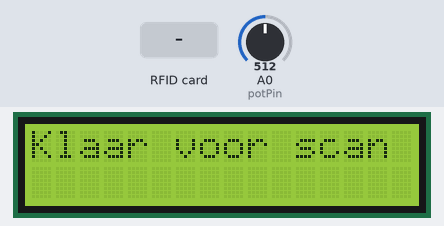
The sketch below on a simulated Arduino Uno, built with avr-gcc and run on an emulated ATmega328P. On the bench: 16×2 character LCD. The test bench sets the inputs (shaded band); at power-on: A0 (potPin) = 512.

Above: at 10.2 s.
10.3 s: RFID card A5 E2 55 D3 held to the reader
At 10.6 s:
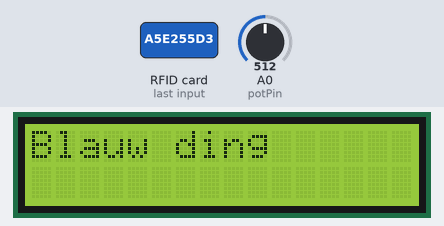
13.3 s: A0 (potPin) set to 716
At 13.7 s:
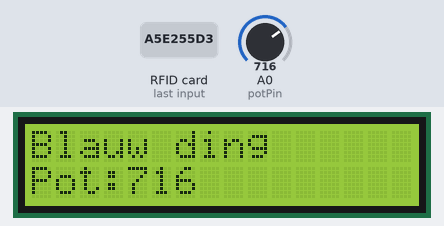
14.8 s: A0 (potPin) set to 900
At 16.0 s:
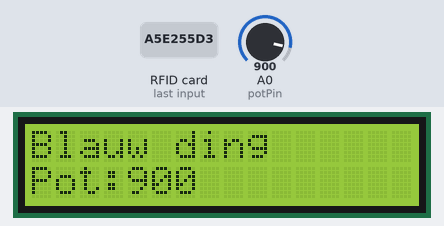
16.3 s: A0 (potPin) set to 1023
At 17.3 s:
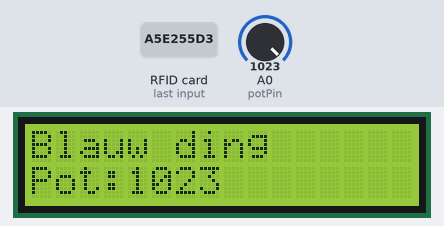
Timing chart, 0 to 18.8 s (numbered marks = the images above; inputs shaded):
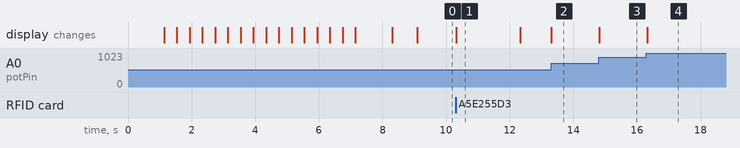

The sketch:

Deelprogramma.ino
```cpp
#include <Wire.h>                   // Toevoegen van de bibliotheek Wire
#include <LiquidCrystal_I2C.h>      // Toevoegen van de bibliotheek LiquidCrystal_I2C
#include <SPI.h>                    // Toevoegen van de bibliotheek SPI
#include <MFRC522.h>                // Toevoegen van de bibliotheek MFRC522

#define I2C_ADDR    0x3F      // I2C_ADDR wordt gedefinieerd als waarde 0x3F. Vind uw adres met I2C Scanner
#define BACKLIGHT_pin  3      // BACKLIGHT_pin wordt gedefinieerd als waarde 3
#define En_pin  2             // En_pin wordt gedefinieerd als waarde 2
#define Rw_pin  1             // Rw_pin wordt gedefinieerd als waarde 1
#define Rs_pin  0             // Rs_pin wordt gedefinieerd als waarde 0
#define D4_pin  4             // D4_pin wordt gedefinieerd als waarde 4
#define D5_pin  5             // D5_pin wordt gedefinieerd als waarde 5
#define D6_pin  6             // D6_pin wordt gedefinieerd als waarde 6
#define D7_pin  7             // D7_pin wordt gedefinieerd als waarde 7
#define SS_pin  10            // SS_pin wordt gedefinieerd als waarde 10
#define RST_pin 9             // RST_pin wordt gedefinieerd als waarde 9

int potPin = A0;    // Selecteer de ingangspin voor de potentiometer
int val1 = 0;       // Aanmaken variable 'val1', waarde opslaan van sensor, begin variable is 0.
int n = 0;          // Aanmaken variable 'n', om later onderscheid te maken tussen verschillende RFID-tags, begin variable is 0.

LiquidCrystal_I2C  lcd(I2C_ADDR,En_pin,Rw_pin,Rs_pin,D4_pin,D5_pin,D6_pin,D7_pin);
// maak een variable van het type LiquidCrystal_I2C met de naam lcd dat verbinding maakt met het opgegeven adres en pinnen
MFRC522 mfrc522(SS_pin, RST_pin);
// maak een variable van het type MFRC522 met de naam mfrc522 dat verbinding maakt met de opgegeven pinnen

void setup()
{
  lcd.begin (16,2);                                 // Instellen van LCD-scherm afmetingen. 16 kolommen en 2 rijen.
  lcd.setBacklightPin(BACKLIGHT_pin,POSITIVE);      // Stelt de achtergrondverlichting in (staat toe dat deze wordt ingeschakeld)
  lcd.setBacklight(HIGH);                           // Zet de achtergrondverlichting aan
  lcd.home ();                                      // Plaatst de cursor op de "home" -positie (linkerbovenhoek van het LCD)

  SPI.begin();            // Beginnen SPI bus     //MFRC522-hardware gebruikt SPI-protocol
  mfrc522.PCD_Init();     // Beginnen MFRC522     //Beginnen MFRC522-hardware

  lcd.setCursor(16,0);
  lcd.print("Klaar voor scan");       // Drukt de tekst af op het LCD-scherm
  delay(1000);                        // Wacht 1 seconden voor de volgende stap
  for (int i=0; i<16; i++){           // Maak i=0, zolang i<16 volg deze 'for'-lus, na elke herhaling v.d. lus neemt i met 1 toe
  lcd.scrollDisplayLeft();            // Scrol één positie naar links
  delay(400);}                        // Wacht 0.4 seconden voor de volgende stap
  delay(750);                         // Wacht 0.75 seconden voor de volgende stap
  lcd.clear();                        // Wist het lcd-scherm
  lcd.setCursor (0,1);                // Volgende tekst die op het LCD-scherm verschijnt begint op de 1ste kolom en de 2de rij
  lcd.print("Klaar voor scan");
  delay(750);                         // Wacht 0.75 seconden voor de volgende stap
  lcd.clear();                        // Wist het lcd-scherm
  lcd.print("Klaar voor scan");       // Drukt de tekst af op het LCD-scherm

}

void loop()
{ if ( n == 0){
       lcd.clear();                    // Wist het lcd-scherm
       lcd.print("Klaar voor scan");      // Drukt de tekst af op het LCD-scherm

    if ( ! mfrc522.PICC_IsNewCardPresent()) // Zoek naar nieuwe kaarten
  {
    return;
  }

  if ( ! mfrc522.PICC_ReadCardSerial()) // Selecteer een van de kaarten
  {
    return;

  }

  //Show UID on LCD
  String content= "";                              // Maak een variable van het type String met de naam content
  //byte letter;
  for (byte i = 0; i < mfrc522.uid.size; i++)
  {
     //Serial.print(mfrc522.uid.uidByte[i] < 0x10 ? " 0" : " ");
     //Serial.print(mfrc522.uid.uidByte[i], HEX);
     content.concat(String(mfrc522.uid.uidByte[i] < 0x10 ? " 0" : " "));
     content.concat(String(mfrc522.uid.uidByte[i], HEX));
  }

  content.toUpperCase();
  if (content.substring(1) == "A5 E2 55 D3")        // Voor de RFID-tag met A5 E2 55 D3 als code: volg deze lus
  {
    lcd.clear();                  // Wist het lcd-scherm
    lcd.print("Blauw ding");      // Drukt de tekst af op het LCD-scherm
    delay(2000);                  // Wacht 2 seconden voor de volgende stap
    n = 1;
  }
  else   {
        if (content.substring (1) == "FA 48 08 85")       // Voor de RFID-tag met FA 48 08 85 als code: volg deze lus
        {
        lcd.clear();                  // Wist het lcd-scherm
        lcd.print("Witte kaart");     // Drukt de tekst af op het LCD-scherm
        delay(2000);                  // Wacht 2 seconden voor de volgende stap
        n = 2;
        }
        else  {
          if (content.substring (1) == "5D 30 C2 21")       // Voor de RFID-tag met 5D 30 C2 21 als code: volg deze lus
          {
          lcd.clear();                      // Wist het lcd-scherm
          lcd.print("Leerlingenkaart");     // Drukt de tekst af op het LCD-scherm
          delay(2000);                      // Wacht 2 seconden voor de volgende stap
          n = 3;
          }
          else  {
            if (content.substring (1) == "CD 96 F9 EA")        // Voor de RFID-tag met CD 96 F9 EA als code: volg deze lus
            {
            lcd.clear();                    // Wist het lcd-scherm
            lcd.print("Kaart m. Wyns");      // Drukt de tekst af op het LCD-scherm
            delay(2000);                    // Wacht 2 seconden voor de volgende stap
            n = 4;
            }
            else  {                                       // Voor RFID-tags met een andere code als bovenstaande: volg deze lus
              lcd.clear();                                              // Wist het lcd-scherm
              lcd.print("Niet gekend");                                 // Drukt de tekst af op het LCD-scherm
              lcd.setCursor(0, 1);                                      // Volgende tekst begint op de 1ste kolom en de 2de rij
              for (byte i = 0; i < mfrc522.uid.size; i++){
              lcd.print(mfrc522.uid.uidByte[i] < 0x10 ? " 0" : " ");
              lcd.print(mfrc522.uid.uidByte[i], HEX);
              }
              delay(2000);                                              // Wacht 2 seconden voor de volgende stap
              n = 5;
            }   //Einde else van "Kaart m. Wyns"
          }     //Einde else van "Leerlingenkaart"
        }       //Einde else van "Witte kaart"
  }             //Einde else van "Blauw ding"

}

  else{
  val1 = analogRead(potPin);      // Leest de waarde van de opgegeven analoge pin en slaagt deze op bij val1
  lcd.setCursor (0,1);            // Volgende tekst die op het LCD-scherm verschijnt begint op de 1ste kolom en de 2de rij
  lcd.print("Pot:");              // Drukt de tekst af op het LCD-scherm
  lcd.setCursor (4,1);            // Volgende tekst die op het LCD-scherm verschijnt begint op de 5de kolom en de 2de rij
  lcd.print(val1);                // Drukt de waarde van 'val1' af op het LCD-scherm

  }
}               //Einde van void loop
```

Measured:
- after the input at 10.3 s, the display: changes at once (image 1)
- after the input at 13.3 s, the display: changes at once (image 2)
- after the input at 14.8 s, the display: changes at once (image 3)
- after the input at 16.3 s, the display: changes at once (image 4)
- what the display in image 1 shows lasts 2.0 s, from 10.3 s to 12.3 s
